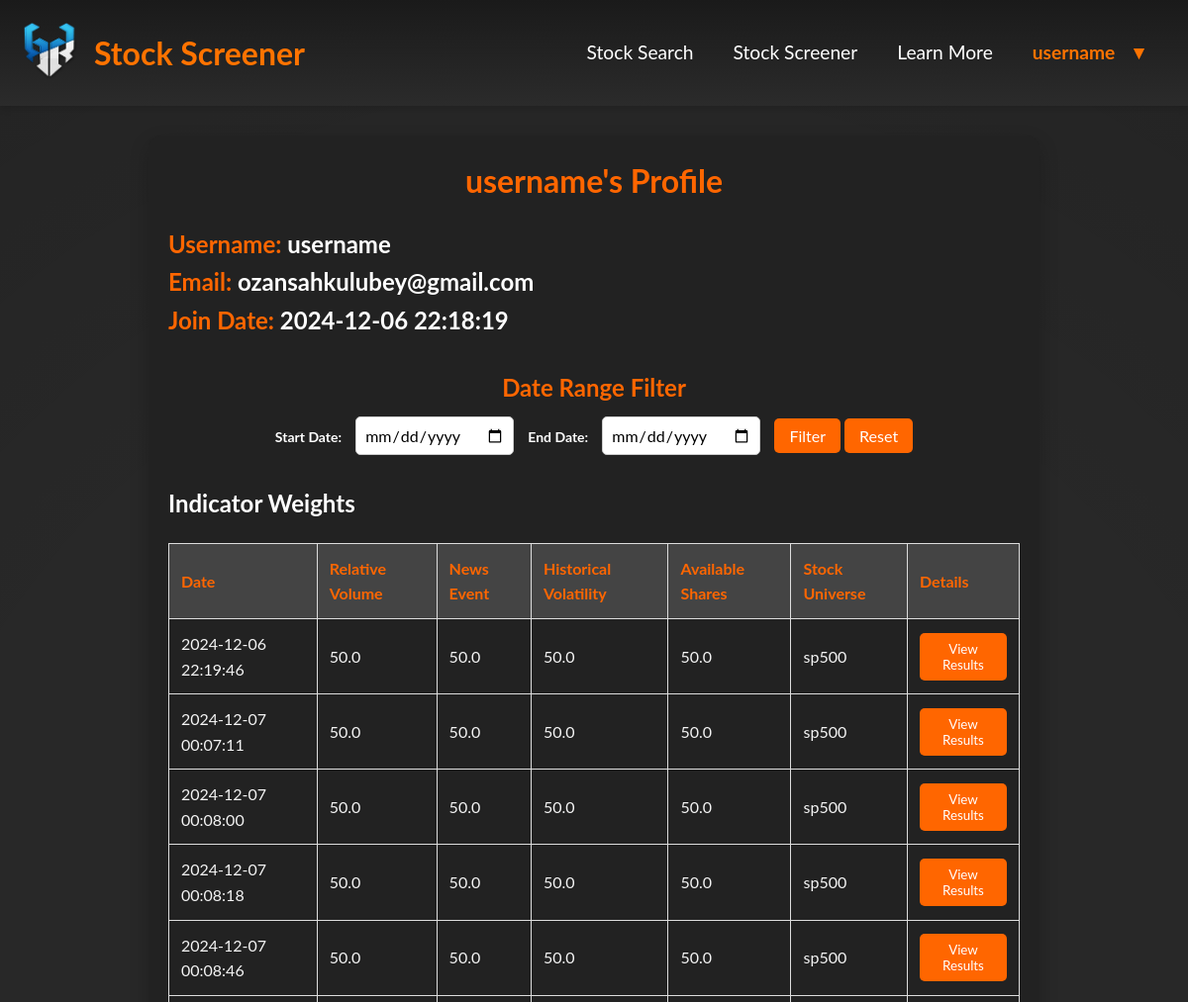
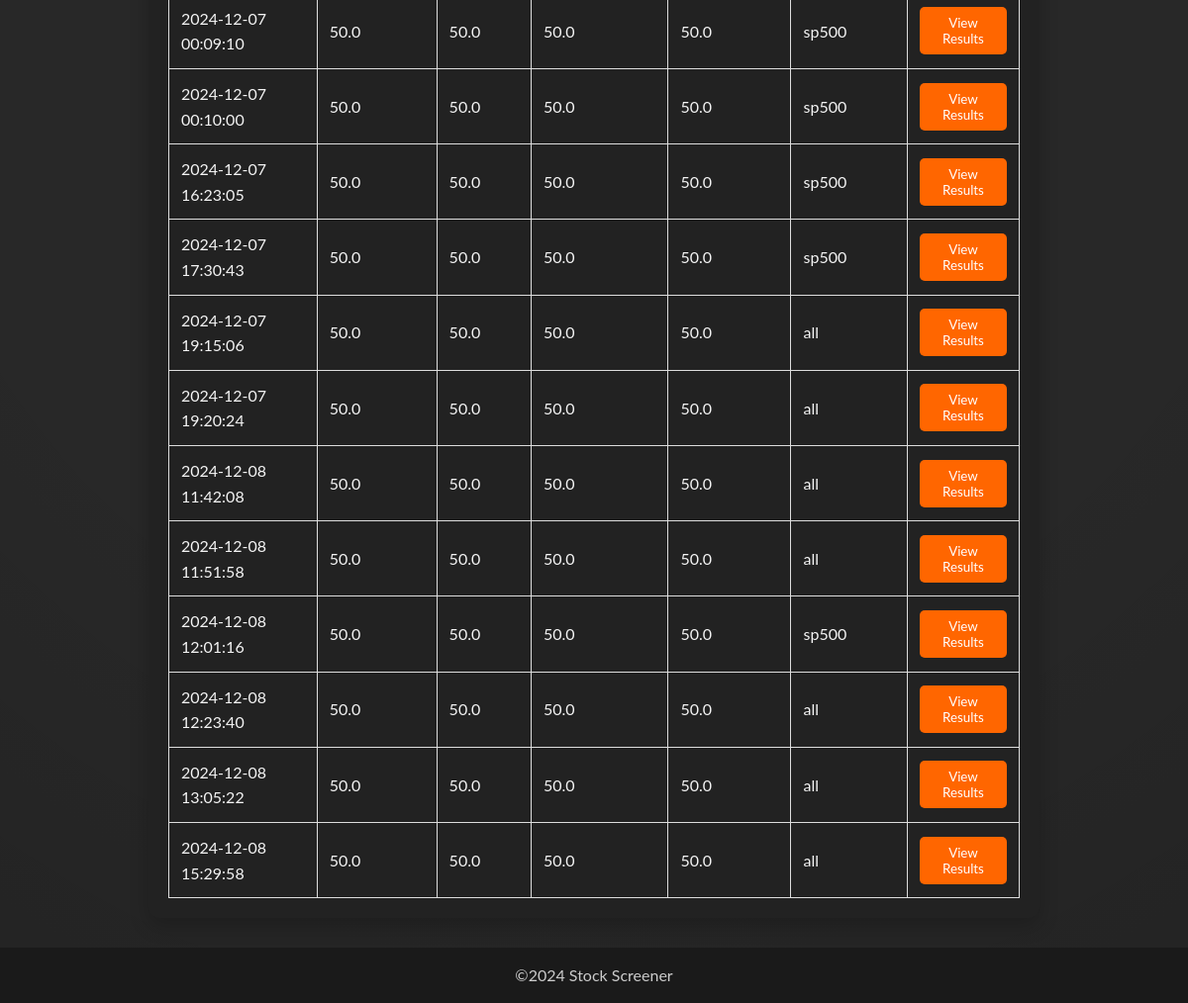
The app's page /history/ (signed in) with its own data (2 pictures, top to bottom).
### tables this page shows
CREATE TABLE user (
        id INTEGER PRIMARY KEY AUTOINCREMENT,
        username TEXT NOT NULL UNIQUE,
        email TEXT NOT NULL UNIQUE,
        password TEXT NOT NULL,
        created_at TIMESTAMP DEFAULT CURRENT_TIMESTAMP,
        is_verified INTEGER DEFAULT 0
    );

CREATE TABLE indicator_weights (
        id INTEGER PRIMARY KEY AUTOINCREMENT,
        user_id INTEGER,
        relative_volume REAL,
        news_event REAL,
        price_movement REAL,
        historical_volatility REAL,
        available_shares REAL,
        stock_universe TEXT,
        created_at TIMESTAMP DEFAULT CURRENT_TIMESTAMP,
        FOREIGN KEY(user_id) REFERENCES user(id)
    );

### app.py (the view)
@app.route('/history/')
def history():
    if 'user_id' not in session:
        return "Unauthorized", 403  # Prevent access if not logged in
    data = history_controller.history(session['user_id'])
    return render_template('history.html', user=data['user'], weights_with_results=data['weights_with_results'])

### app.py (called while the page is built)
@app.before_request
def require_login():
    return auth_controller.require_login()

@app.context_processor
def inject_user():
    return auth_controller.inject_user()

### controllers/auth_controller.py (called while the page is built)
    def get_db_connection(self):
        if current_app.config['TESTING']:
            conn = sqlite3.connect(':memory:')
        else:
            conn = sqlite3.connect('database/database.db')
        conn.row_factory = sqlite3.Row
        return conn

    def require_login(self):
        allowed_routes = ['login', 'register', 'forgot_password_method', 'validate_reset_otp_method',
                          'reset_password_method']
        if 'logged_in' not in session and request.endpoint not in allowed_routes:
            return redirect(url_for('login'))

    def inject_user(self):
        if 'user_id' in session:
            conn = self.get_db_connection()
            conn.execute('''CREATE TABLE IF NOT EXISTS user (
                                id INTEGER PRIMARY KEY AUTOINCREMENT,
                                username TEXT NOT NULL,
                                email TEXT NOT NULL,
                                password TEXT NOT NULL
                            )''')
            user = conn.execute('SELECT * FROM user WHERE id = ?', (session['user_id'],)).fetchone()
            conn.close()
            return {'user': dict(user) if user else None}
        return {'user': None}

### controllers/history_controller.py (called while the page is built)
    def get_db_connection(self):
        conn = sqlite3.connect('database/database.db')
        conn.row_factory = sqlite3.Row
        return conn

    def history(self, user_id):
        conn = self.get_db_connection()
        user_data = conn.execute('SELECT * FROM user WHERE id = ?', (user_id,)).fetchone()
        user_data = dict(user_data) if user_data else {}
        weights_data = conn.execute('SELECT * FROM indicator_weights WHERE user_id = ?', (user_id,)).fetchall()
        weights_with_results = []
        for weight in weights_data:
            weight_dict = dict(weight)
            results_data = conn.execute(
                'SELECT * FROM indicator_results WHERE weight_id = ? ORDER BY created_at DESC',
                (weight['id'],)
            ).fetchall()
            results_dict = [dict(result) for result in results_data]
            weights_with_results.append({'weight': weight_dict, 'results': results_dict})
        conn.close()
        return {'user': user_data, 'weights_with_results': weights_with_results}

### templates/history.html (shortened to what this page needs)
<!doctype html>
<html lang="en">
<head>
    <link rel="stylesheet" href="{{ url_for('static', filename='global.css') }}">
    <link rel="stylesheet" href="{{ url_for('static', filename='history.css') }}">
</head>
<body>
<header>
        <nav class="navbar">
            <div class="logo-container">
                <a href="{{ url_for('stock_search') }}"><img src="{{ url_for('static', filename='image/logo.png') }}" alt="Logo" class="logo"></a>
                <a href="{{ url_for('stock_search') }}" class="nav-title">Stock Screener</a>
            </div>
            <div class="menu-container">
                <a href="{{ url_for('stock_search') }}" class="menu-item">Stock Search</a>
                <a href="{{ url_for('index') }}" class="menu-item">Stock Screener</a>
                <a href="{{ url_for('learn_more') }}" class="menu-item">Learn More</a>
                {% include 'partials/logout.html' %}
            </div>
        </nav>
    </header>
    <div class="container">
        <h1>{{ user['username'] }}'s Profile</h1>
        <h2><strong>Username:</strong> {{ user['username'] }}</h2>
        <h2><strong>Email:</strong> {{ user.email }}</h2>
        <h2><strong>Join Date:</strong> {{ user.created_at }}</h2>
        <div class="date-range-filter">
            <h2>Date Range Filter</h2>
            <form method="GET" action="/history_filter" id="date-filter-form">
                <label for="start-date">Start Date:</label>
                <input type="date" id="start-date" name="start_date" required>
                <label for="end-date">End Date:</label>
                <input type="date" id="end-date" name="end_date" required>
                <button type="submit">Filter</button>
                <button type="button" onclick="resetFilter()">Reset</button>
            </form>
        </div>
        <h2>Indicator Weights</h2>
        <table>
            <thead>
                <tr>
                    <th>Date</th>
                    <th>Relative Volume</th>
                    <th>News Event</th>
                    <th>Historical Volatility</th>
                    <th>Available Shares</th>
                    <th>Stock Universe</th>
                    <th>Details</th>
                </tr>
            </thead>
            <tbody>
                {% for item in weights_with_results %}
                <tr>
                    <td>{{ item.weight['created_at'] }}</td>
                    <td>{{ item.weight['relative_volume'] }}</td>
                    <td>{{ item.weight['news_event'] }}</td>
                    <td>{{ item.weight['historical_volatility'] }}</td>
                    <td>{{ item.weight['available_shares'] }}</td>
                    <td>{{ item.weight['stock_universe'] }}</td>
                    <td>
                        <button onclick="showPopup({{ loop.index0 }})">View Results</button>
                    </td>
                </tr>
                {% endfor %}
            </tbody>
        </table>
    </div>
      <footer>
        <div class="footer-social">
            <span>©2024 Stock Screener</span>
        </div>
    </footer>
</body>
</html>

### templates/partials/logout.html (shortened to what this page needs)
{% if user %}
    <div class="user-dropdown menu-item" style="color:#ff7300;">
        <span>{{ user['username'] }}</span>
        <span class="dropdown-icon">▼</span>
    </div>
{% else %}
<div class="logout-container">
    <a href="/login" class="login-link" style="color: #ff7300; text-decoration: none; font-weight: bold;">Login</a>
</div>
{% endif %}

### static/global.css (style rules this page uses)
* { margin: 0; padding: 0; box-sizing: border-box; font-family: "Lato", sans-serif; }
html, body { min-height: 100vh; margin: 0; background-color: #1e1e1e; color: #f4f4f4; line-height: 1.6; display: flex; flex-direction: column; }
body { background-color: #2c2c2c; background-image: radial-gradient(circle, rgba(0, 0, 0, 0.1), rgba(0, 0, 0, 0.1) 60%, rgba(0, 0, 0, 0.2)); }
a { color: #ff7300; text-decoration: none; transition: color 0.3s ease; }
header { background: linear-gradient(to bottom, #1a1a1a, #2b2b2b); box-shadow: 0 4px 6px rgba(0, 0, 0, 0.1); padding: 20px 0; }
.navbar { display: flex; justify-content: space-between; align-items: center; max-width: 1200px; margin: 0 auto; padding: 0 20px; }
.logo-container { display: flex; align-items: center; }
.logo { width: 60px; height: auto; margin-right: 15px; }
.nav-title { color: #ff7300; font-size: 32px; font-weight: 700; }
.user-dropdown { position: relative; display: inline-block; cursor: pointer; font-weight: bold; }
.user-dropdown span { margin-right: 10px; }
.dropdown-icon { font-size: 1em; transform: rotate(0deg); transition: transform 0.3s ease; }
table { width: 100%; border-collapse: collapse; }
table, th, td { border: 1px solid #444; }
th { background-color: #333; color: #ff9800; padding: 10px; }
td { padding: 10px; text-align: left; }
footer { background-color: #1a1a1a; color: #ccc; text-align: center; padding: 15px 0; margin-top: auto; }
.menu-container { display: flex; gap: 20px; }
.menu-container a { font-size: 1.2em; }
.menu-item { color: #ffffff; font-size: 16px; text-decoration: none; padding: 10px; transition: color 0.3s ease; }
@media (min-width: 769px) { .navbar { display: flex; justify-content: space-between; align-items: center; } }
@media (min-width: 769px) { .menu-container { display: flex; gap: 20px; } }
@media (min-width: 769px) { .menu-item { font-size: 1.2em; padding: 10px; } }

### static/history.css (style rules this page uses)
.container { max-width: 900px; margin: 30px auto; padding: 20px; background-color: #222; border-radius: 12px; box-shadow: 0 8px 20px rgba(0, 0, 0, 0.2); }
h1 { color: #ff6600; text-align: center; margin-bottom: 20px; }
h2 { color: #fff; }
h2 strong { color: #ff6600; }
.date-range-filter { text-align: center; margin: 30px 0; }
.date-range-filter h2 { margin: 0; font-size: 24px; color: #ff6600; }
.date-range-filter form { margin-top: 10px; }
.date-range-filter label { color: #fff; font-weight: bold; font-size: 14px; }
.date-range-filter input[type="date"] { padding: 8px; font-size: 16px; margin: 0 10px; border-radius: 5px; border: 1px solid #ccc; }
.date-range-filter button { padding: 8px 15px; font-size: 16px; background-color: #ff6600; color: white; border: none; border-radius: 5px; cursor: pointer; transition: background-color 0.3s; }
table { width: 100%; border-collapse: collapse; margin-top: 20px; }
table, th, td { border: 1px solid #ddd; }
th, td { text-align: left; padding: 12px; }
th { background-color: #444; color: #ff6600; }
button { background-color: #ff6600; color: white; padding: 8px 12px; border: none; border-radius: 5px; cursor: pointer; transition: background-color 0.3s; }

### records on screen
user: username "username", email "ozansahkulubey@gmail.com", created_at "2024-12-06 22:18:19"
indicator_weights: weight.created_at "2024-12-06 22:19:46", weight.relative_volume "50.0", weight.news_event "50.0", weight.historical_volatility "50.0", weight.available_shares "50.0", weight.stock_universe "sp500"
indicator_weights: weight.created_at "2024-12-07 00:07:11", weight.relative_volume "50.0", weight.news_event "50.0", weight.historical_volatility "50.0", weight.available_shares "50.0", weight.stock_universe "sp500"
indicator_weights: weight.created_at "2024-12-07 00:08:00", weight.relative_volume "50.0", weight.news_event "50.0", weight.historical_volatility "50.0", weight.available_shares "50.0", weight.stock_universe "sp500"
indicator_weights: weight.created_at "2024-12-07 00:08:18", weight.relative_volume "50.0", weight.news_event "50.0", weight.historical_volatility "50.0", weight.available_shares "50.0", weight.stock_universe "sp500"
indicator_weights: weight.created_at "2024-12-07 00:08:46", weight.relative_volume "50.0", weight.news_event "50.0", weight.historical_volatility "50.0", weight.available_shares "50.0", weight.stock_universe "sp500"
indicator_weights: weight.created_at "2024-12-07 00:09:10", weight.relative_volume "50.0", weight.news_event "50.0", weight.historical_volatility "50.0", weight.available_shares "50.0", weight.stock_universe "sp500"
indicator_weights: weight.created_at "2024-12-07 00:10:00", weight.relative_volume "50.0", weight.news_event "50.0", weight.historical_volatility "50.0", weight.available_shares "50.0", weight.stock_universe "sp500"
indicator_weights: weight.created_at "2024-12-07 16:23:05", weight.relative_volume "50.0", weight.news_event "50.0", weight.historical_volatility "50.0", weight.available_shares "50.0", weight.stock_universe "sp500"
indicator_weights: weight.created_at "2024-12-07 17:30:43", weight.relative_volume "50.0", weight.news_event "50.0", weight.historical_volatility "50.0", weight.available_shares "50.0", weight.stock_universe "sp500"
indicator_weights: weight.created_at "2024-12-07 19:15:06", weight.relative_volume "50.0", weight.news_event "50.0", weight.historical_volatility "50.0", weight.available_shares "50.0", weight.stock_universe "all"
indicator_weights: weight.created_at "2024-12-07 19:20:24", weight.relative_volume "50.0", weight.news_event "50.0", weight.historical_volatility "50.0", weight.available_shares "50.0", weight.stock_universe "all"
indicator_weights: weight.created_at "2024-12-08 11:42:08", weight.relative_volume "50.0", weight.news_event "50.0", weight.historical_volatility "50.0", weight.available_shares "50.0", weight.stock_universe "all"
indicator_weights: weight.created_at "2024-12-08 11:51:58", weight.relative_volume "50.0", weight.news_event "50.0", weight.historical_volatility "50.0", weight.available_shares "50.0", weight.stock_universe "all"
indicator_weights: weight.created_at "2024-12-08 12:01:16", weight.relative_volume "50.0", weight.news_event "50.0", weight.historical_volatility "50.0", weight.available_shares "50.0", weight.stock_universe "sp500"
indicator_weights: weight.created_at "2024-12-08 12:23:40", weight.relative_volume "50.0", weight.news_event "50.0", weight.historical_volatility "50.0", weight.available_shares "50.0", weight.stock_universe "all"
indicator_weights: weight.created_at "2024-12-08 13:05:22", weight.relative_volume "50.0", weight.news_event "50.0", weight.historical_volatility "50.0", weight.available_shares "50.0", weight.stock_universe "all"
indicator_weights: weight.created_at "2024-12-08 15:29:58", weight.relative_volume "50.0", weight.news_event "50.0", weight.historical_volatility "50.0", weight.available_shares "50.0", weight.stock_universe "all"
